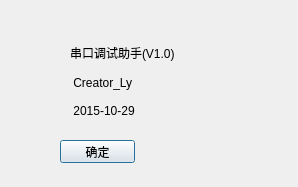
<?xml version="1.0" encoding="UTF-8"?>
<ui version="4.0">
 <class>AboutDialog</class>
 <widget class="QDialog" name="AboutDialog">
  <property name="geometry">
   <rect>
    <x>0</x>
    <y>0</y>
    <width>298</width>
    <height>187</height>
   </rect>
  </property>
  <property name="windowTitle">
   <string>Dialog</string>
  </property>
  <widget class="QLabel" name="About">
   <property name="geometry">
    <rect>
     <x>70</x>
     <y>40</y>
     <width>191</width>
     <height>81</height>
    </rect>
   </property>
   <property name="text">
    <string>串口调试助手(V1.0)

 Creator_Ly

 2015-10-29</string>
   </property>
  </widget>
  <widget class="QPushButton" name="AboutEnter">
   <property name="geometry">
    <rect>
     <x>60</x>
     <y>140</y>
     <width>75</width>
     <height>23</height>
    </rect>
   </property>
   <property name="text">
    <string>确定</string>
   </property>
  </widget>
 </widget>
 <resources/>
 <connections/>
</ui>
